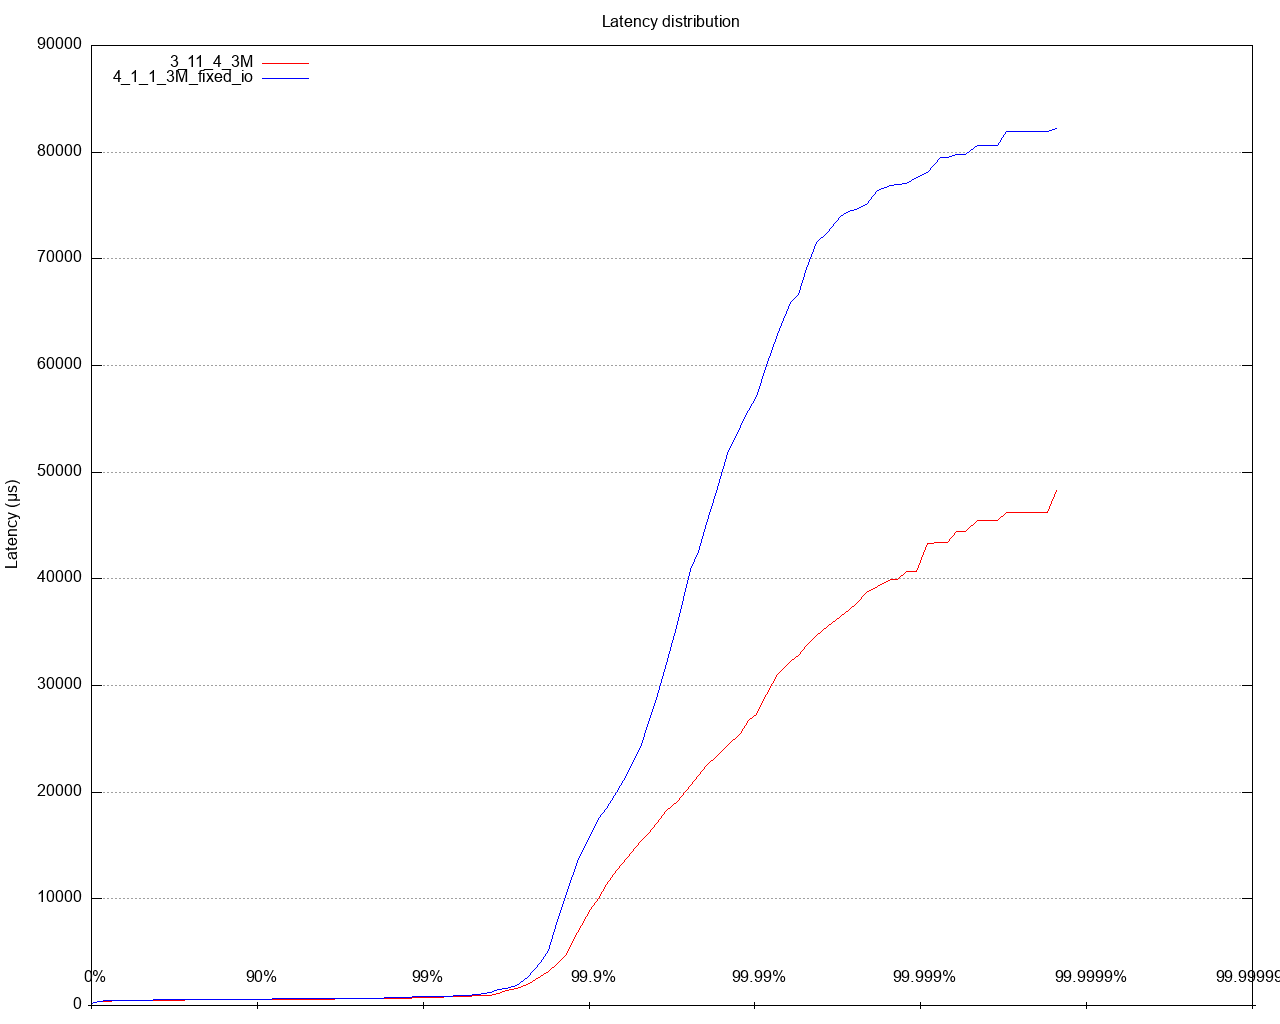

Recreate this plot in gnuplot.
set datafile separator ","
set title 'Latency distribution' noenhanced
set terminal png size 1280,1024
set grid
unset xtics
set ylabel 'Latency (μs)'
set logscale x
set key top left
set style line 1 lt 1 lw 3 pt 3 linecolor rgb "red"
set output '/Users/ahmet.mircik/simulator/tests/report_share/latency/latency_distribution_get.png'
plot '/Users/ahmet.mircik/simulator/hazelcast-simulator-0.13-SNAPSHOT/bin/xlabels.csv' notitle with labels center offset 0, 1.5 point,\
   "/Users/ahmet.mircik/simulator/tests/report_share/data/latency_distribution_get_1.data" using 1:2 title "3_11_4_3M" noenhanced lt rgb "red" with lines, \
   "/Users/ahmet.mircik/simulator/tests/report_share/data/latency_distribution_get_2.data" using 1:2 title "4_1_1_3M_fixed_io" noenhanced lt rgb "blue" with lines, \
